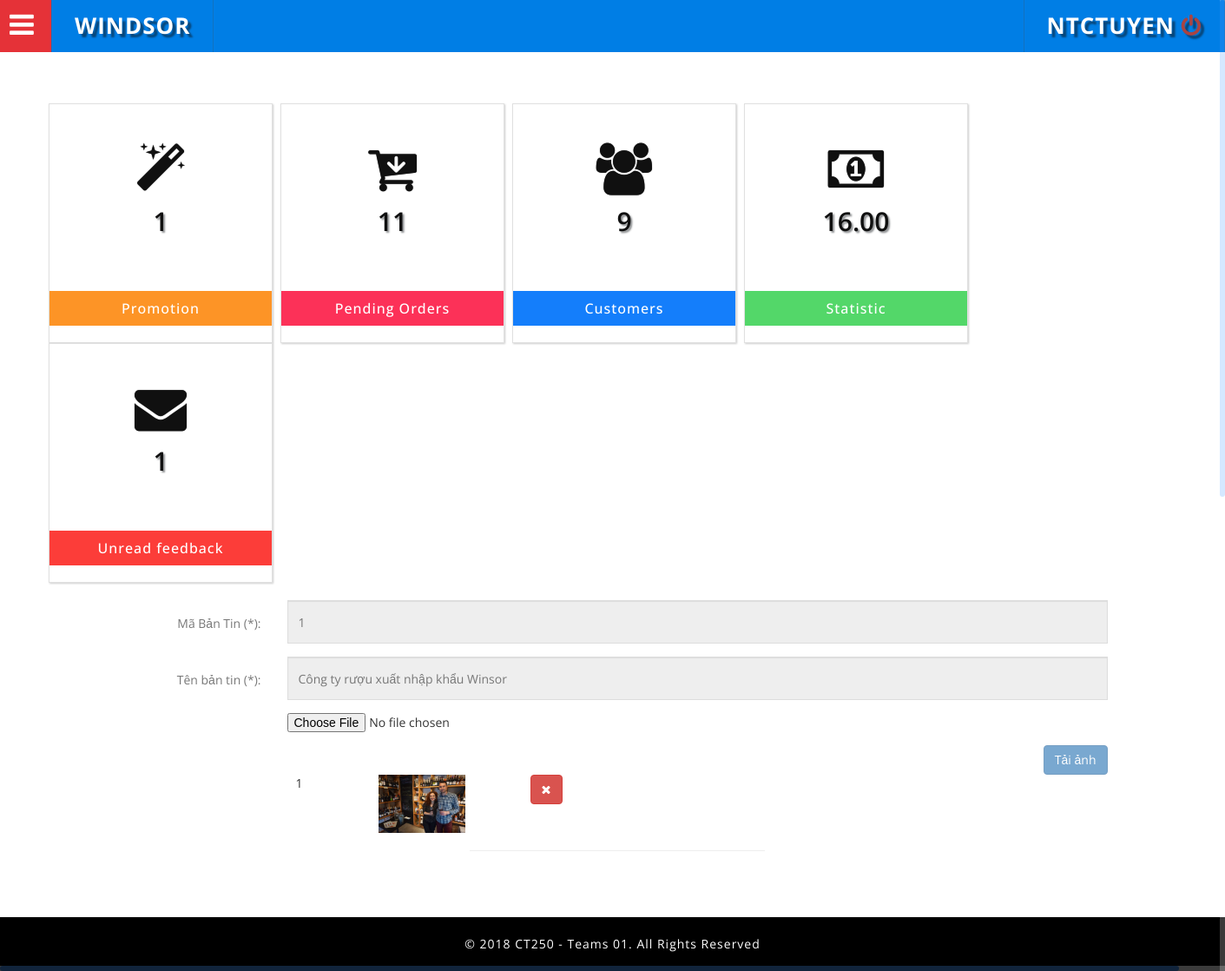
Screenshot of /Admin/dashboard.php?page=UploadImageAbout&&AboutId=1 (signed in) with the database file from the repository.
### tables this page shows
CREATE TABLE IF NOT EXISTS `employee` (
  `EmployeeCode` varchar(30) NOT NULL,
  `EmployeePass` varchar(40) NOT NULL,
  `EmployeeName` varchar(80) NOT NULL,
  `EmployeeBirth` date NOT NULL,
  `EmployeeAddress` varchar(80) NOT NULL,
  `EmployeeEmail` varchar(40) NOT NULL,
  `EmployeeIC` varchar(30) DEFAULT NULL,
  `RoleId` smallint(6) DEFAULT '2'
);

CREATE TABLE IF NOT EXISTS `about` (
  `AboutId` smallint(6) NOT NULL,
  `AboutName` varchar(145) NOT NULL,
  `AboutWinsor` varchar(245) NOT NULL,
  `EmployeeCode` varchar(30) DEFAULT NULL
);

CREATE TABLE IF NOT EXISTS `imgabout` (
  `ImgAboutId` smallint(6) NOT NULL,
  `ImgAbout` varchar(500) DEFAULT NULL,
  `AboutId` smallint(6) DEFAULT NULL
);

### Admin/dashboard.php (the view, shortened to what this page needs)
<?php
function employeeLogin($EmployeeCode) {
  $sql_query_employee = "SELECT * FROM employee WHERE EmployeeCode = '{$EmployeeCode}'";
  $sql_result_employee = mysql_query($sql_query_employee);
  while ($row_employee = mysql_fetch_array($sql_result_employee)) {
    echo $row_employee['EmployeeName'];
  }
}
?>
<!DOCTYPE html>
<html lang="vi">
<head>
<link href="../public/admin/css/bootstrap.css" rel="stylesheet" type="text/css" media="all" />
<link rel="stylesheet" type="text/css" href="../public/admin/css/table-style.css" />
<link rel="stylesheet" type="text/css" href="../public/admin/css/basictable.css" />
<link href="../public/admin/css/component.css" rel="stylesheet" type="text/css" media="all" />
<link href="../public/admin/css/style_grid.css" rel="stylesheet" type="text/css" media="all" />
<link href="../public/admin/css/style.css" rel="stylesheet" type="text/css" media="all" />
<link href="../public/admin/css/jquery.toast.min.css" rel="stylesheet" type="text/css" media="all" />
<link href="../public/admin/css/font-awesome.css" rel="stylesheet">
</head>
<body>
	<div class="wthree_agile_admin_info">
		<div class="w3_agileits_top_nav">
			<ul id="gn-menu" class="gn-menu-main">
				<li class="gn-trigger">
					<a class="gn-icon gn-icon-menu"><i class="fa fa-bars" aria-hidden="true"></i><span>Category</span></a>
				</li>
				<li class="second logo"><h1><a href="dashboard.php"><i class="fa fa-graduation-cap" aria-hidden="true"></i>Windsor </a></h1></li>
				<li class="second logo"><h1><a href="SignOut.php"><?php if(isset($_SESSION["EmployeeCode"])){employeeLogin($_SESSION["EmployeeCode"]); echo "  <i class='fa fa-power-off text-danger'></i>"; }?> </a></h1></li>
			</ul>
		</div>
		<div class="inner_content">
			<div class="inner_content_w3_agile_info">
				<div class="agile_top_w3_grids">
					<ul class="ca-menu">
						<li>
							<a href="?page=promotion">
								<i class="fa fa-magic" aria-hidden="true"></i>
								<div class="ca-content">
									<?php
									$result = mysql_query(
										"SELECT `PromotionId`, `PromotionName`, `PromotionDiscount`, `PromotionContent`, `PromotionActive`, `PromotionClose`, `PromotionOpen` FROM `Promotion` where PromotionOpen = 0");
									$num_rows = mysql_num_rows($result);
									?>
									<h4 class="ca-main"><?=$num_rows?></h4>
									<h3 class="ca-sub">Promotion</h3>
								</div>
							</a>
						</li>
						<li>
							<a href="?page=customer">
								<i class="fa fa-cart-arrow-down" aria-hidden="true"></i>
								<div class="ca-content">
									<?php
									$result = mysql_query(
										"SELECT
										o.OrderId,w.WineName ,o.OrderCreateDate, o.OrderDeliverDate,
										o.OrderDeliverPlace, o.OrderStatus, u.FullName,
										p.PaymentMethodName,or1.WineSoldPrice, or1.WineOrderQuantity
										FROM `order` o
										JOIN paymentmethod p ON o.PaymentMethodId = p.PaymentMethodId
										JOIN user u ON o.Username = u.Username
										JOIN orderwinedetails or1 ON o.OrderId = or1.OrderId
										JOIN wine w ON or1.WineOrderId = w.WineId and o.OrderStatus=0");
									$num_rows = mysql_num_rows($result);
									?>
									<h4 class="ca-main one"><?=$num_rows?></h4>
									<h3 class="ca-sub one">Pending Orders</h3>
								</div>
							</a>
						</li>
						<li>
							<a href="?page=user">
								<i class="fa fa-users" aria-hidden="true"></i>
								<div class="ca-content">
									<?php
									$result = mysql_query(
										"SELECT * from User");
									$num_rows = mysql_num_rows($result);
									?>
									<h4 class="ca-main one"><?=$num_rows?></h4>
									<h3 class="ca-sub two">Customers</h3>
								</div>
							</a>
						</li>
						<li>
							<a href="?page=statistic">
								<i class="fa fa-money" aria-hidden="true"></i>
								<div class="ca-content">
									<?php
									$result = mysql_query(
										"SELECT sum(`WineSoldPrice`) as total_money FROM `orderwinedetails`,`order` WHERE  `order`.`OrderId` = `orderwinedetails`.`OrderId` AND `order`.`OrderStatus`=1");
									while ($row = mysql_fetch_array($result,MYSQL_ASSOC)) {
										?>
										<h4 class="ca-main four"><?=$row['total_money']?></h4>
										<?php } ?>
										<h3 class="ca-sub three">Statistic</h3>
									</div>
								</a>
							</li>
							<li>
								<a href="?page=contact">
									<i class="fa fa-envelope" aria-hidden="true"></i>
									<div class="ca-content">
										<?php
										$result = mysql_query(
											"SELECT * FROM contact c JOIN subject s ON c.Subject = s.SubjectId and c.RelyContact = 0");
										$num_rows = mysql_num_rows($result);
										?>
										<h4 class="ca-main four"><?=$num_rows?></h4>
										<h3 class="ca-sub four">Unread feedback</h3>
									</div>
								</a>
							</li>
							<div class="clearfix"></div>
						</ul>
					</div>
					<?php
					if (isset($_GET['page'])&&$_GET['page']=='UploadImageAbout') {
						include_once('../Src/About/UploadImgAbout.php');
					}
						?>
					</div>
				</div>
				<div class="copyrights">
					<p>© 2018 CT250 - Teams 01. All Rights Reserved</p>
				</div>
				<link rel="stylesheet" type="text/css" href="../Public/admin/css/jquery.dataTables.min.css">
			</body>
			</html>

### Src/About/UploadImgAbout.php (shortened to what this page needs)
<?php
if (isset($_GET['AboutId']))
{
	$AboutId = $_GET['AboutId'];
	$sql="SELECT `AboutId`, `AboutName` FROM `About` WHERE `AboutId` = '$AboutId'";
	$rs = mysql_query($sql);
	$row = mysql_fetch_array($rs);
	$aboutname = $row[1];
}
else
{
	echo '<meta http-equiv="refresh" content="0: URL=About.php"/>';
}
?>
<div class="container">
	<form  id="frmHinhAnh" class="form-horizontal" name="frmHinhAnh" method="post" action="" enctype="multipart/form-data" role="form">
		<div class="form-group">
			<label for="aboutId" class="col-sm-2 control-label">Mã Bản Tin (*):  </label>
			<div class="col-sm-10">
				<input type="text" name="AboutId " id="AboutId " class="form-control" placeholder="Mã nhân viên" value='<?php echo $AboutId; ?>' readonly="readonly"/>
			</div>
		</div>
		<div class="form-group">
			<label for="aboutname" class="col-sm-2 control-label">Tên bản tin  (*):  </label>
			<div class="col-sm-10">
				<input type="text" name="aboutname" id="aboutname" class="form-control" placeholder="Nội dung bản tin" value='<?php echo $aboutname; ?>' readonly="readonly"/>
			</div>
		</div>
		<div class="form-group">
			<div class="col-sm-10 pull-right">
				<input type="file" accept=".jpg, .png, .jpeg, .gif" name="fileToUpload" id="fileToUpload" class="form-control-file" onChange='hasExistfile()'/>
			</div>
		</div>
		<button type="submit" class="btn btn-primary pull-right" name="btnUpload" disabled id="btnUploadImage">Tải ảnh</button>
		<?php
		$query = "SELECT `ImgAboutId`, `ImgAbout`, `AboutId` FROM `imgabout` WHERE `AboutId`='".$_GET['AboutId']."'";
		$result = mysql_query($query) or trigger_error(mysql_error().$query);
		$num = 1;
		while ($row = mysql_fetch_array($result, MYSQL_ASSOC)){
			$ImgaboutId = $row['ImgAboutId'];
			?>
			<div class='col-sm-offset-2 col-sm-12'>
				<div class="row">
					<div class='col-sm-1'>
						<?php echo $num; ?>
					</div>
					<div class='col-sm-2'>
						<img src="<?php echo "../Public/admin/images_about/".$row['ImgAbout']; ?>" width="100px"/>
					</div>
					<a class='btn btn-danger' href="?page=DeleteAboutImage&&AboutId=<?=$_GET['AboutId'];?>&&ImgaboutId=<?php echo $ImgaboutId; ?>" onclick="return confirm('Bạn có chắc chắn xóa hình này không?')"><i class="fa fa-remove"></i></a>
				</div>
				<div class='col-sm-offset-2 col-sm-4'>
					<div><hr /></div>
				</div>
			</div>
			<?php
			$num++;
		}
		?>
	</form>
</div>

### Public/admin/css/component.css (style rules this page uses)
*, *:after, *::before { -webkit-box-sizing: border-box; -moz-box-sizing: border-box; box-sizing: border-box; }
.gn-menu-main { top: 0; left: 0; width: 100%; height: 60px; font-size: 13px; position: fixed; }
.w3_agileits_top_nav { background: #007ee5; color: #fff; top: 0; left: 0; width: 100%; height: 60px; font-size: 13px; position: fixed; z-index: 999; }
.gn-menu-main a { display: block; height: 100%; color: #fff; text-decoration: none; cursor: pointer; }
.gn-menu-main > li { display: block; float: left; height: 100%; border-right: 1px solid #1372bf; text-align: center; }
li.second { padding: 0 7px; }
li.second.logo { padding: 0 26px; }
i.fa.fa-bars { color: #fff; }
.gn-menu-main li.gn-trigger { position: relative; width: 60px; -webkit-touch-callout: none; -webkit-user-select: none; -khtml-user-select: none; -moz-user-select: none; -ms-user-select: none; user-select: none; background: #e53238; color: #fff; padding: 5px 8px 0 0; font-size: 2.5em; }
.gn-menu-main > li:last-child { float: right; border-left: 1px solid #1372bf; }
.gn-menu-main > li > a { text-transform: uppercase; letter-spacing: 1px; font-weight: bold; }
.gn-menu-main:after { display: table; clear: both; content: ""; }

### Public/admin/css/style_grid.css (style rules this page uses)
.ca-menu { padding:0; margin:20px auto; }
ul.ca-menu li i { margin: 0 auto; font-size: 60px; color: #101010; text-shadow: 0px 0px 1px #333; line-height: 150px; position: absolute; width: 100%; height: 50%; left: 0px; top: 0px; text-align: center; -webkit-transition: all 400ms linear; -moz-transition: all 400ms linear; -o-transition: all 400ms linear; -ms-transition: all 400ms linear; transition: all 400ms linear; }
.ca-menu li { width: 345px; height: 276px; overflow: hidden; position: relative; float: left; background: #fff; -webkit-box-shadow: 1px 1px 2px rgba(0,0,0,0.2); -moz-box-shadow: 1px 1px 2px rgba(0,0,0,0.2); box-shadow: 1px 1px 2px rgba(0,0,0,0.2); margin-right: 20px; -webkit-transition: all 300ms linear; -moz-transition: all 300ms linear; -o-transition: all 300ms linear; -ms-transition: all 300ms linear; transition: all 300ms linear; border: 1px solid #e0e0e0; }
.ca-menu li:nth-child(5) { margin-right: 0px; }
.ca-menu li a { width: 100%; height: 100%; display: block; color: #333; position: relative; }
.ca-content { position: absolute; left: 0px; width: 100%; height: 50%; top: 43%; }
.ca-main { font-size: 30px; text-align: center; -webkit-transition: all 200ms linear; -moz-transition: all 200ms linear; -o-transition: all 200ms linear; -ms-transition: all 200ms linear; transition: all 200ms linear; color: #101010; text-shadow: 2px 2px 2px rgb(142, 144, 146); -webkit-text-shadow: 2px 2px 2px rgb(142, 144, 146); -o-text-shadow: 2px 2px 2px rgb(142, 144, 146); -moz-text-shadow: 2px 2px 2px rgb(142, 144, 146); font-weight: 600; }
.ca-sub { text-align: center; font-size: 16px; color: #fff; line-height: 40px; position: absolute; bottom: 0; width: 100%; -webkit-transition: all 200ms linear; -moz-transition: all 200ms linear; -o-transition: all 200ms linear; -ms-transition: all 200ms linear; transition: all 200ms linear; background: #000; letter-spacing: 1px; }
.ca-sub { background:#fd9426; }
.ca-sub.one { background:#fc3158; }
.ca-sub.two { background:#147efb; }
.ca-sub.three { background:#53d769; }
.ca-sub.four { background:#fc3d39; }
@media (max-width:1680px) { .ca-menu li { width: 300px; height: 276px; margin-right: 16px; } }
@media (max-width:1600px) { .ca-menu li { width: 290px; height: 276px; margin-right:9px; } }
@media (max-width:1440px) { .ca-menu li { width: 258px; height: 276px; } }

### rows the page displays
employee: EmployeeName "NTCTUYEN"
about: aboutname "Công ty rượu xuất nhập khẩu Winsor"
imgabout: ImgAbout (picture)

### other values shown
$num_rows "1"
$num_rows "11"
$num_rows "9"
$row['total_money'] "16.00"
